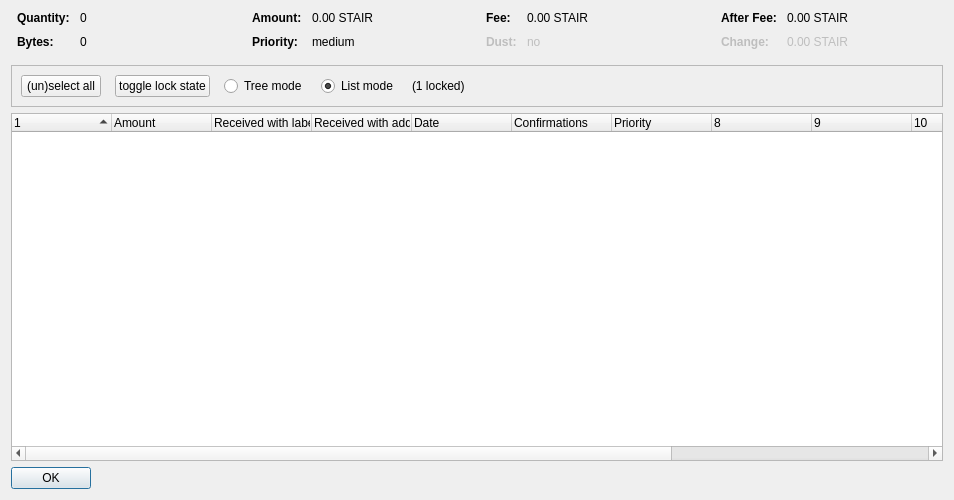
<?xml version="1.0" encoding="UTF-8"?>
<ui version="4.0">
 <class>CoinControlDialog</class>
 <widget class="QDialog" name="CoinControlDialog">
  <property name="geometry">
   <rect>
    <x>0</x>
    <y>0</y>
    <width>954</width>
    <height>500</height>
   </rect>
  </property>
  <property name="windowTitle">
   <string>Coin Selection</string>
  </property>
  <layout class="QVBoxLayout" name="verticalLayout">
   <item>
    <layout class="QHBoxLayout" name="horizontalLayoutTop" stretch="0,0,0,0">
     <property name="topMargin">
      <number>0</number>
     </property>
     <property name="bottomMargin">
      <number>10</number>
     </property>
     <item>
      <layout class="QFormLayout" name="formLayoutCoinControl1">
       <property name="horizontalSpacing">
        <number>10</number>
       </property>
       <property name="verticalSpacing">
        <number>10</number>
       </property>
       <property name="leftMargin">
        <number>6</number>
       </property>
       <property name="rightMargin">
        <number>6</number>
       </property>
       <item row="0" column="0">
        <widget class="QLabel" name="labelCoinControlQuantityText">
         <property name="font">
          <font>
           <weight>75</weight>
           <bold>true</bold>
          </font>
         </property>
         <property name="text">
          <string>Quantity:</string>
         </property>
        </widget>
       </item>
       <item row="0" column="1">
        <widget class="QLabel" name="labelCoinControlQuantity">
         <property name="cursor">
          <cursorShape>IBeamCursor</cursorShape>
         </property>
         <property name="contextMenuPolicy">
          <enum>Qt::ActionsContextMenu</enum>
         </property>
         <property name="text">
          <string notr="true">0</string>
         </property>
         <property name="textInteractionFlags">
          <set>Qt::LinksAccessibleByMouse|Qt::TextSelectableByKeyboard|Qt::TextSelectableByMouse</set>
         </property>
        </widget>
       </item>
       <item row="1" column="0">
        <widget class="QLabel" name="labelCoinControlBytesText">
         <property name="font">
          <font>
           <weight>75</weight>
           <bold>true</bold>
          </font>
         </property>
         <property name="text">
          <string>Bytes:</string>
         </property>
        </widget>
       </item>
       <item row="1" column="1">
        <widget class="QLabel" name="labelCoinControlBytes">
         <property name="cursor">
          <cursorShape>IBeamCursor</cursorShape>
         </property>
         <property name="contextMenuPolicy">
          <enum>Qt::ActionsContextMenu</enum>
         </property>
         <property name="text">
          <string notr="true">0</string>
         </property>
         <property name="textInteractionFlags">
          <set>Qt::LinksAccessibleByMouse|Qt::TextSelectableByKeyboard|Qt::TextSelectableByMouse</set>
         </property>
        </widget>
       </item>
      </layout>
     </item>
     <item>
      <layout class="QFormLayout" name="formLayoutCoinControl2">
       <property name="horizontalSpacing">
        <number>10</number>
       </property>
       <property name="verticalSpacing">
        <number>10</number>
       </property>
       <property name="leftMargin">
        <number>6</number>
       </property>
       <property name="rightMargin">
        <number>6</number>
       </property>
       <item row="0" column="0">
        <widget class="QLabel" name="labelCoinControlAmountText">
         <property name="font">
          <font>
           <weight>75</weight>
           <bold>true</bold>
          </font>
         </property>
         <property name="text">
          <string>Amount:</string>
         </property>
        </widget>
       </item>
       <item row="0" column="1">
        <widget class="QLabel" name="labelCoinControlAmount">
         <property name="cursor">
          <cursorShape>IBeamCursor</cursorShape>
         </property>
         <property name="contextMenuPolicy">
          <enum>Qt::ActionsContextMenu</enum>
         </property>
         <property name="text">
          <string notr="true">0.00 STAIR</string>
         </property>
         <property name="textInteractionFlags">
          <set>Qt::LinksAccessibleByMouse|Qt::TextSelectableByKeyboard|Qt::TextSelectableByMouse</set>
         </property>
        </widget>
       </item>
       <item row="1" column="0">
        <widget class="QLabel" name="labelCoinControlPriorityText">
         <property name="font">
          <font>
           <weight>75</weight>
           <bold>true</bold>
          </font>
         </property>
         <property name="text">
          <string>Priority:</string>
         </property>
        </widget>
       </item>
       <item row="1" column="1">
        <widget class="QLabel" name="labelCoinControlPriority">
         <property name="cursor">
          <cursorShape>IBeamCursor</cursorShape>
         </property>
         <property name="contextMenuPolicy">
          <enum>Qt::ActionsContextMenu</enum>
         </property>
         <property name="text">
          <string>medium</string>
         </property>
         <property name="textInteractionFlags">
          <set>Qt::LinksAccessibleByMouse|Qt::TextSelectableByKeyboard|Qt::TextSelectableByMouse</set>
         </property>
        </widget>
       </item>
      </layout>
     </item>
     <item>
      <layout class="QFormLayout" name="formLayoutCoinControl3">
       <property name="horizontalSpacing">
        <number>10</number>
       </property>
       <property name="verticalSpacing">
        <number>10</number>
       </property>
       <property name="leftMargin">
        <number>6</number>
       </property>
       <property name="rightMargin">
        <number>6</number>
       </property>
       <item row="0" column="0">
        <widget class="QLabel" name="labelCoinControlFeeText">
         <property name="font">
          <font>
           <weight>75</weight>
           <bold>true</bold>
          </font>
         </property>
         <property name="text">
          <string>Fee:</string>
         </property>
        </widget>
       </item>
       <item row="0" column="1">
        <widget class="QLabel" name="labelCoinControlFee">
         <property name="cursor">
          <cursorShape>IBeamCursor</cursorShape>
         </property>
         <property name="contextMenuPolicy">
          <enum>Qt::ActionsContextMenu</enum>
         </property>
         <property name="text">
          <string notr="true">0.00 STAIR</string>
         </property>
         <property name="textInteractionFlags">
          <set>Qt::LinksAccessibleByMouse|Qt::TextSelectableByKeyboard|Qt::TextSelectableByMouse</set>
         </property>
        </widget>
       </item>
       <item row="1" column="0">
        <widget class="QLabel" name="labelCoinControlLowOutputText">
         <property name="enabled">
          <bool>false</bool>
         </property>
         <property name="font">
          <font>
           <weight>75</weight>
           <bold>true</bold>
          </font>
         </property>
         <property name="text">
          <string>Dust:</string>
         </property>
        </widget>
       </item>
       <item row="1" column="1">
        <widget class="QLabel" name="labelCoinControlLowOutput">
         <property name="enabled">
          <bool>false</bool>
         </property>
         <property name="cursor">
          <cursorShape>IBeamCursor</cursorShape>
         </property>
         <property name="contextMenuPolicy">
          <enum>Qt::ActionsContextMenu</enum>
         </property>
         <property name="text">
          <string>no</string>
         </property>
         <property name="textInteractionFlags">
          <set>Qt::LinksAccessibleByMouse|Qt::TextSelectableByKeyboard|Qt::TextSelectableByMouse</set>
         </property>
        </widget>
       </item>
      </layout>
     </item>
     <item>
      <layout class="QFormLayout" name="formLayoutCoinControl4">
       <property name="horizontalSpacing">
        <number>10</number>
       </property>
       <property name="verticalSpacing">
        <number>10</number>
       </property>
       <property name="leftMargin">
        <number>6</number>
       </property>
       <property name="rightMargin">
        <number>6</number>
       </property>
       <item row="0" column="0">
        <widget class="QLabel" name="labelCoinControlAfterFeeText">
         <property name="font">
          <font>
           <weight>75</weight>
           <bold>true</bold>
          </font>
         </property>
         <property name="text">
          <string>After Fee:</string>
         </property>
        </widget>
       </item>
       <item row="0" column="1">
        <widget class="QLabel" name="labelCoinControlAfterFee">
         <property name="cursor">
          <cursorShape>IBeamCursor</cursorShape>
         </property>
         <property name="contextMenuPolicy">
          <enum>Qt::ActionsContextMenu</enum>
         </property>
         <property name="text">
          <string notr="true">0.00 STAIR</string>
         </property>
         <property name="textInteractionFlags">
          <set>Qt::LinksAccessibleByMouse|Qt::TextSelectableByKeyboard|Qt::TextSelectableByMouse</set>
         </property>
        </widget>
       </item>
       <item row="1" column="0">
        <widget class="QLabel" name="labelCoinControlChangeText">
         <property name="enabled">
          <bool>false</bool>
         </property>
         <property name="font">
          <font>
           <weight>75</weight>
           <bold>true</bold>
          </font>
         </property>
         <property name="text">
          <string>Change:</string>
         </property>
        </widget>
       </item>
       <item row="1" column="1">
        <widget class="QLabel" name="labelCoinControlChange">
         <property name="enabled">
          <bool>false</bool>
         </property>
         <property name="cursor">
          <cursorShape>IBeamCursor</cursorShape>
         </property>
         <property name="contextMenuPolicy">
          <enum>Qt::ActionsContextMenu</enum>
         </property>
         <property name="text">
          <string notr="true">0.00 STAIR</string>
         </property>
         <property name="textInteractionFlags">
          <set>Qt::LinksAccessibleByMouse|Qt::TextSelectableByKeyboard|Qt::TextSelectableByMouse</set>
         </property>
        </widget>
       </item>
      </layout>
     </item>
    </layout>
   </item>
   <item>
    <widget class="QFrame" name="frame">
     <property name="minimumSize">
      <size>
       <width>0</width>
       <height>40</height>
      </size>
     </property>
     <property name="frameShape">
      <enum>QFrame::StyledPanel</enum>
     </property>
     <property name="frameShadow">
      <enum>QFrame::Sunken</enum>
     </property>
     <layout class="QHBoxLayout" name="horizontalLayout">
      <item>
       <layout class="QHBoxLayout" name="horizontalLayoutPanel" stretch="0,0,0,0,0,0">
        <property name="spacing">
         <number>14</number>
        </property>
        <item>
         <widget class="QPushButton" name="pushButtonSelectAll">
          <property name="sizePolicy">
           <sizepolicy hsizetype="Maximum" vsizetype="Fixed">
            <horstretch>0</horstretch>
            <verstretch>0</verstretch>
           </sizepolicy>
          </property>
          <property name="text">
           <string>(un)select all</string>
          </property>
          <property name="autoDefault">
           <bool>false</bool>
          </property>
         </widget>
        </item>
        <item>
         <widget class="QPushButton" name="pushButtonToggleLock">
          <property name="sizePolicy">
           <sizepolicy hsizetype="Maximum" vsizetype="Fixed">
            <horstretch>0</horstretch>
            <verstretch>0</verstretch>
           </sizepolicy>
          </property>
          <property name="text">
           <string>toggle lock state</string>
          </property>
          <property name="autoDefault">
           <bool>false</bool>
          </property>
         </widget>
        </item>
        <item>
         <widget class="QRadioButton" name="radioTreeMode">
          <property name="sizePolicy">
           <sizepolicy hsizetype="Maximum" vsizetype="Fixed">
            <horstretch>0</horstretch>
            <verstretch>0</verstretch>
           </sizepolicy>
          </property>
          <property name="text">
           <string>Tree mode</string>
          </property>
         </widget>
        </item>
        <item>
         <widget class="QRadioButton" name="radioListMode">
          <property name="sizePolicy">
           <sizepolicy hsizetype="Maximum" vsizetype="Fixed">
            <horstretch>0</horstretch>
            <verstretch>0</verstretch>
           </sizepolicy>
          </property>
          <property name="text">
           <string>List mode</string>
          </property>
          <property name="checked">
           <bool>true</bool>
          </property>
         </widget>
        </item>
        <item>
         <widget class="QLabel" name="labelLocked">
          <property name="text">
           <string>(1 locked)</string>
          </property>
         </widget>
        </item>
        <item>
         <spacer name="horizontalSpacer">
          <property name="orientation">
           <enum>Qt::Horizontal</enum>
          </property>
          <property name="sizeHint" stdset="0">
           <size>
            <width>40</width>
            <height>20</height>
           </size>
          </property>
         </spacer>
        </item>
       </layout>
      </item>
     </layout>
    </widget>
   </item>
   <item>
    <widget class="CoinControlTreeWidget" name="treeWidget">
     <property name="contextMenuPolicy">
      <enum>Qt::CustomContextMenu</enum>
     </property>
     <property name="sortingEnabled">
      <bool>false</bool>
     </property>
     <property name="columnCount">
      <number>13</number>
     </property>
     <attribute name="headerShowSortIndicator" stdset="0">
      <bool>true</bool>
     </attribute>
     <attribute name="headerStretchLastSection">
      <bool>false</bool>
     </attribute>
     <column>
      <property name="text">
       <string/>
      </property>
     </column>
     <column>
      <property name="text">
       <string>Amount</string>
      </property>
     </column>
     <column>
      <property name="text">
       <string>Received with label</string>
      </property>
     </column>
     <column>
      <property name="text">
       <string>Received with address</string>
      </property>
     </column>
     <column>
      <property name="text">
       <string>Date</string>
      </property>
     </column>
     <column>
      <property name="text">
       <string>Confirmations</string>
      </property>
      <property name="toolTip">
       <string>Confirmed</string>
      </property>
     </column>
     <column>
      <property name="text">
       <string>Priority</string>
      </property>
     </column>
     <column>
      <property name="text">
       <string/>
      </property>
     </column>
     <column>
      <property name="text">
       <string/>
      </property>
     </column>
     <column>
      <property name="text">
       <string/>
      </property>
     </column>
     <column>
      <property name="text">
       <string/>
      </property>
     </column>
     <column>
      <property name="text">
       <string/>
      </property>
     </column>
    </widget>
   </item>
   <item>
    <widget class="QDialogButtonBox" name="buttonBox">
     <property name="sizePolicy">
      <sizepolicy hsizetype="Maximum" vsizetype="Fixed">
       <horstretch>0</horstretch>
       <verstretch>0</verstretch>
      </sizepolicy>
     </property>
     <property name="orientation">
      <enum>Qt::Horizontal</enum>
     </property>
     <property name="standardButtons">
      <set>QDialogButtonBox::Ok</set>
     </property>
    </widget>
   </item>
  </layout>
 </widget>
 <customwidgets>
  <customwidget>
   <class>CoinControlTreeWidget</class>
   <extends>QTreeWidget</extends>
   <header>coincontroltreewidget.h</header>
  </customwidget>
 </customwidgets>
 <resources/>
 <connections/>
</ui>
